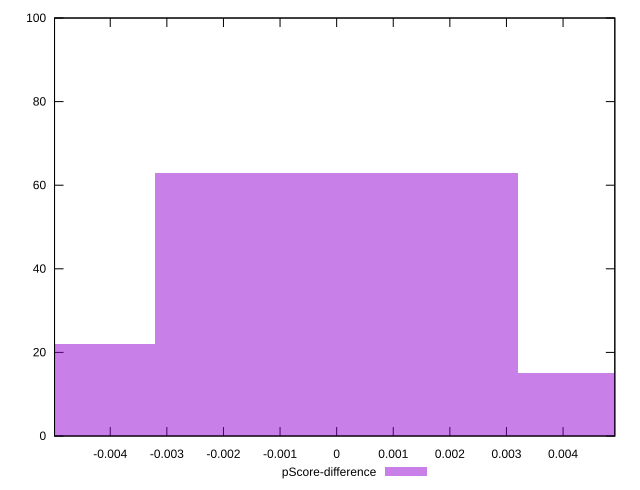

Source code (gnuplot):
reset

$pScoreDifference <<EOF
0.006421021182032682 15
0 63
-0.006421021182032682 22
EOF

set key outside below
set boxwidth 0.006421021182032682
set xrange [-0.00498434850956142:0.004914637662840504]
set yrange [0:100]
set trange [0:100]
set style fill transparent solid 0.5 noborder
set terminal svg size 640, 490 enhanced background rgb 'white'
set output "reprap/first-cpu-idle/samples/pages/pScore-difference/histogram.svg"

plot $pScoreDifference title "pScore-difference" with boxes

reset
